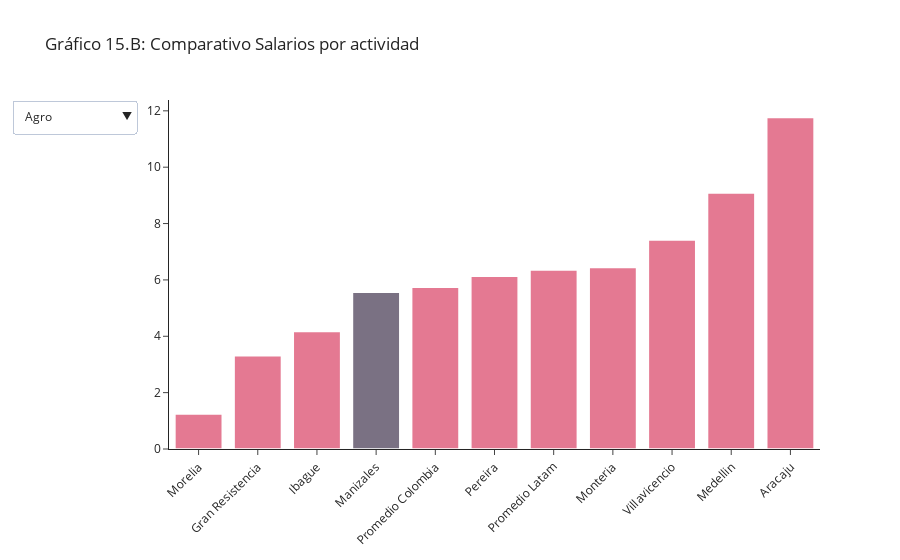

Notebook source saved alongside this figure:
### Code cell
fig = go.Figure(data=[go.Bar( x=df_dict[list(df_dict.keys())[0]]['City'], y=df_dict[list(df_dict.keys())[0]]['Salario'] , marker={'color': df_dict[list(df_dict.keys())[0]]['color']})
                     ])

updatemenus = [{'buttons': [
            {
                'method': 'update',
                'label': list(df_dict.keys())[0],
                'args': [
                    {'y': [df_dict[list(df_dict.keys())[0]]['Salario']],
                     'x': [df_dict[list(df_dict.keys())[0]]['City']],
                     'marker':[{'color': df_dict[list(df_dict.keys())[0]]['color']}]
                    }]
            },
            {
                'method': 'update',
                'label': list(df_dict.keys())[1],
                'args': [
                    {'y': [df_dict[list(df_dict.keys())[1]]['Salario']],
                     'x': [df_dict[list(df_dict.keys())[1]]['City']],
                     'marker':[{'color': df_dict[list(df_dict.keys())[1]]['color']}]
                    }]
            },
            {
                'method': 'update',
                'label': list(df_dict.keys())[2],
                'args': [
                    {'y': [df_dict[list(df_dict.keys())[2]]['Salario']],
                     'x': [df_dict[list(df_dict.keys())[2]]['City']],
                     'marker':[{'color': df_dict[list(df_dict.keys())[2]]['color']}]
                    }]
            },
            {
                'method': 'update',
                'label': list(df_dict.keys())[3],
                'args': [
                    {'y': [df_dict[list(df_dict.keys())[3]]['Salario']],
                     'x': [df_dict[list(df_dict.keys())[3]]['City']],
                     'marker':[{'color': df_dict[list(df_dict.keys())[3]]['color']}]
                    }]
            },
            {
                'method': 'update',
                'label': list(df_dict.keys())[4],
                'args': [
                    {'y': [df_dict[list(df_dict.keys())[4]]['Salario']],
                     'x': [df_dict[list(df_dict.keys())[4]]['City']],
                     'marker':[{'color': df_dict[list(df_dict.keys())[4]]['color']}]
                    }]
            },
            {
                'method': 'update',
                'label': list(df_dict.keys())[5],
                'args': [
                    {'y': [df_dict[list(df_dict.keys())[5]]['Salario']],
                     'x': [df_dict[list(df_dict.keys())[5]]['City']],
                     'marker':[{'color': df_dict[list(df_dict.keys())[5]]['color']}]
                    }]
            },
            {
                'method': 'update',
                'label': list(df_dict.keys())[6],
                'args': [
                    {'y': [df_dict[list(df_dict.keys())[6]]['Salario']],
                     'x': [df_dict[list(df_dict.keys())[6]]['City']],
                     'marker':[{'color': df_dict[list(df_dict.keys())[6]]['color']}]
                    }]
            },
            {
                'method': 'update',
                'label': list(df_dict.keys())[7],
                'args': [
                    {'y': [df_dict[list(df_dict.keys())[7]]['Salario']],
                     'x': [df_dict[list(df_dict.keys())[7]]['City']],
                     'marker':[{'color': df_dict[list(df_dict.keys())[7]]['color']}]
                    }]
            },
            {
                'method': 'update',
                'label': list(df_dict.keys())[8],
                'args': [
                    {'y': [df_dict[list(df_dict.keys())[8]]['Salario']],
                     'x': [df_dict[list(df_dict.keys())[8]]['City']],
                     'marker':[{'color': df_dict[list(df_dict.keys())[8]]['color']}]
                    }]
            },
            {
                'method': 'update',
                'label': list(df_dict.keys())[9],
                'args': [
                    {'y': [df_dict[list(df_dict.keys())[9]]['Salario']],
                     'x': [df_dict[list(df_dict.keys())[9]]['City']],
                     'marker':[{'color': df_dict[list(df_dict.keys())[9]]['color']}]
                    }               
                ]
            }

        ],
        'direction': 'down',
        'showactive': True,
    }
]

fig.update_layout(template="simple_white" , updatemenus=updatemenus , title_text='Gráfico 15.B: Comparativo Salarios por actividad' , xaxis={'tickangle':-45})
fig.update_traces(marker_line_width=1.5, opacity=0.6)

fig.show()
fig.write_html("informe/images/wages.html",full_html=False,include_plotlyjs='cdn')

### Figure 1 — Plotly figure (JSON) as saved in the notebook; plotly's stock layout.template omitted (floating-point values rounded to 4 significant figures)
{"data": [{"marker": {"color": ["#d3214a", "#d3214a", "#d3214a", "#231331", "#d3214a", "#d3214a", "#d3214a", "#d3214a", "#d3214a", "#d3214a", "#d3214a"], "line": {"width": 1.5}}, "opacity": 0.6, "type": "bar", "x": ["Morelia", "Gran Resistencia", "Ibague", "Manizales", "Promedio Colombia", "Pereira", "Promedio Latam", "Monteria", "Villavicencio", "Medellin", "Aracaju"], "y": [1.245, 3.306, 4.173, 5.56, 5.737, 6.131, 6.354, 6.438, 7.418, 9.085, 11.77]}], "layout": {"autosize": true, "title": {"text": "Gráfico 15.B: Comparativo Salarios por actividad"}, "updatemenus": [{"buttons": [{"args": [{"marker": [{"color": ["#d3214a", "#d3214a", "#d3214a", "#231331", "#d3214a", "#d3214a", "#d3214a", "#d3214a", "#d3214a", "#d3214a", "#d3214a"]}], "x": [["Morelia", "Gran Resistencia", "Ibague", "Manizales", "Promedio Colombia", "Pereira", "Promedio Latam", "Monteria", "Villavicencio", "Medellin", "Aracaju"]], "y": [[1.245, 3.306, 4.173, 5.56, 5.737, 6.131, 6.354, 6.438, 7.418, 9.085, 11.77]]}], "label": "Agro", "method": "update"}, {"args": [{"marker": [{"color": ["#d3214a", "#d3214a", "#d3214a", "#d3214a", "#d3214a", "#d3214a", "#d3214a", "#d3214a", "#d3214a", "#231331", "#d3214a"]}], "x": [["Monteria", "Promedio Latam", "Ibague", "Villavicencio", "Gran Resistencia", "Morelia", "Pereira", "Medellin", "Promedio Colombia", "Manizales", "Aracaju"]], "y": [[1.826, 2.786, 2.851, 2.878, 2.969, 3.169, 3.203, 3.603, 3.725, 3.817, 3.936]]}], "label": "Baja Tec", "method": "update"}, {"args": [{"marker": [{"color": ["#d3214a", "#d3214a", "#d3214a", "#d3214a", "#d3214a", "#d3214a", "#d3214a", "#231331", "#d3214a", "#d3214a", "#d3214a"]}], "x": [["Monteria", "Morelia", "Gran Resistencia", "Villavicencio", "Ibague", "Promedio Latam", "Pereira", "Manizales", "Promedio Colombia", "Medellin", "Aracaju"]], "y": [[3.135, 3.147, 3.362, 3.371, 3.405, 3.573, 3.961, 4.324, 4.853, 4.941, 5.345]]}], "label": "Resto Ind", "method": "update"}, {"args": [{"marker": [{"color": ["#d3214a", "#d3214a", "#d3214a", "#d3214a", "#d3214a", "#231331", "#d3214a", "#d3214a", "#d3214a", "#d3214a", "#d3214a"]}], "x": [["Ibague", "Pereira", "Promedio Latam", "Monteria", "Morelia", "Manizales", "Villavicencio", "Gran Resistencia", "Medellin", "Promedio Colombia", "Aracaju"]], "y": [[2.867, 3.022, 3.037, 3.14, 3.199, 3.403, 3.435, 3.551, 3.558, 4.366, 4.769]]}], "label": "Construcción", "method": "update"}, {"args": [{"marker": [{"color": ["#d3214a", "#d3214a", "#d3214a", "#d3214a", "#231331", "#d3214a", "#d3214a", "#d3214a", "#d3214a", "#d3214a", "#d3214a"]}], "x": [["Morelia", "Monteria", "Ibague", "Promedio Latam", "Manizales", "Villavicencio", "Pereira", "Gran Resistencia", "Aracaju", "Medellin", "Promedio Colombia"]], "y": [[2.619, 2.671, 2.799, 2.985, 3.006, 3.026, 3.172, 3.373, 3.602, 3.714, 3.925]]}], "label": "Comercio", "method": "update"}, {"args": [{"marker": [{"color": ["#d3214a", "#d3214a", "#d3214a", "#d3214a", "#d3214a", "#d3214a", "#231331", "#d3214a", "#d3214a", "#d3214a", "#d3214a"]}], "x": [["Monteria", "Ibague", "Morelia", "Villavicencio", "Promedio Latam", "Pereira", "Manizales", "Medellin", "Gran Resistencia", "Promedio Colombia", "Aracaju"]], "y": [[2.176, 2.852, 2.951, 3.043, 3.062, 3.665, 3.862, 4.294, 5.104, 5.108, 7.547]]}], "label": "Infraestructura", "method": "update"}, {"args": [{"marker": [{"color": ["#d3214a", "#d3214a", "#231331", "#d3214a", "#d3214a", "#d3214a", "#d3214a", "#d3214a", "#d3214a", "#d3214a", "#d3214a"]}], "x": [["Morelia", "Monteria", "Manizales", "Villavicencio", "Pereira", "Ibague", "Promedio Latam", "Gran Resistencia", "Promedio Colombia", "Medellin", "Aracaju"]], "y": [[3.599, 4.601, 4.862, 5.038, 5.18, 5.212, 5.26, 5.837, 6.355, 6.558, 7.643]]}], "label": "Bancos", "method": "update"}, {"args": [{"marker": [{"color": ["#d3214a", "#d3214a", "#d3214a", "#d3214a", "#d3214a", "#d3214a", "#231331", "#d3214a", "#d3214a", "#d3214a", "#d3214a"]}], "x": [["Morelia", "Promedio Colombia", "Villavicencio", "Ibague", "Pereira", "Promedio Latam", "Manizales", "Gran Resistencia", "Monteria", "Medellin", "Aracaju"]], "y": [[6.371, 7.17, 7.262, 7.496, 7.497, 7.748, 7.904, 7.925, 8.02, 8.89, 10.35]]}], "label": "Adm publi", "method": "update"}, {"args": [{"marker": [{"color": ["#d3214a", "#d3214a", "#d3214a", "#d3214a", "#d3214a", "#d3214a", "#231331", "#d3214a", "#d3214a", "#d3214a", "#d3214a"]}], "x": [["Villavicencio", "Monteria", "Ibague", "Promedio Latam", "Pereira", "Morelia", "Manizales", "Medellin", "Promedio Colombia", "Gran Resistencia", "Aracaju"]], "y": [[5.172, 5.205, 5.633, 5.85, 5.852, 6.424, 6.502, 6.55, 6.795, 6.881, 8.164]]}], "label": "Educ y Salud", "method": "update"}, {"args": [{"marker": [{"color": ["#d3214a", "#d3214a", "#d3214a", "#d3214a", "#d3214a", "#d3214a", "#d3214a", "#231331", "#d3214a", "#d3214a", "#d3214a"]}], "x": [["Aracaju", "Monteria", "Promedio Latam", "Ibague", "Morelia", "Pereira", "Villavicencio", "Manizales", "Promedio Colombia", "Medellin", "Gran Resistencia"]], "y": [[1.529, 1.702, 2.012, 2.041, 2.261, 2.265, 2.308, 2.375, 2.496, 2.856, 2.956]]}], "label": "Serv doméstic", "method": "update"}], "direction": "down", "showactive": true}], "xaxis": {"autorange": true, "range": [-0.5, 10.5], "tickangle": -45, "type": "category"}, "yaxis": {"autorange": true, "range": [0, 12.38], "type": "linear"}}}
